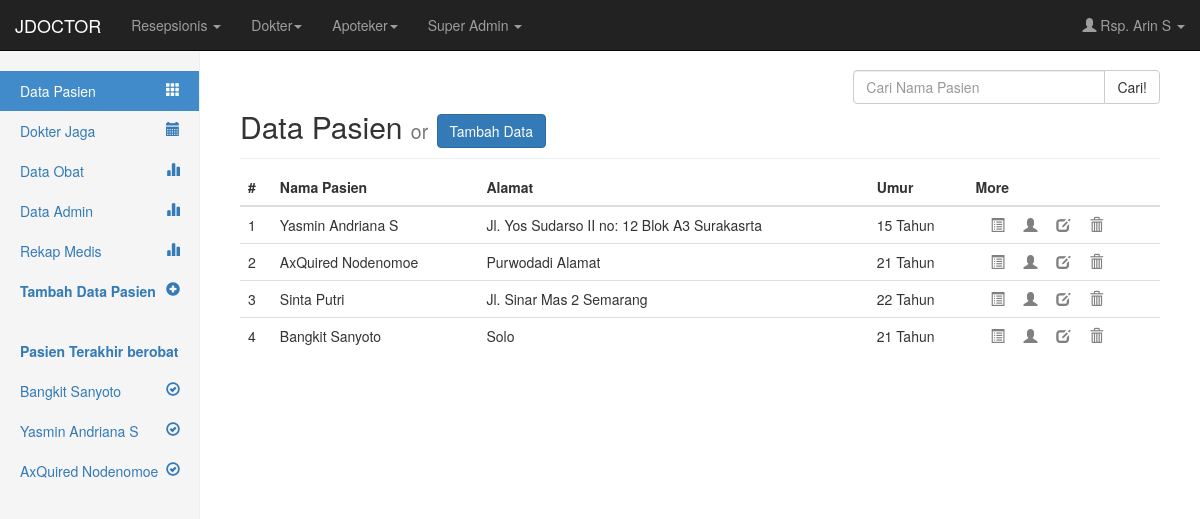
Page /medis/front.php?ur=tampil_pasien (signed in) on the committed database.
### tables this page shows
CREATE TABLE IF NOT EXISTS `pasien` (
  `id_pasien` int(5) NOT NULL,
  `nama_lengkap` varchar(100) NOT NULL,
  `tempat_lahir` varchar(100) NOT NULL,
  `tanggal_lahir` date NOT NULL,
  `jenis_kelamin` varchar(40) NOT NULL,
  `alamat` text NOT NULL,
  `telepon` varchar(15) NOT NULL,
  `pekerjaan` varchar(100) NOT NULL,
  `nama_kk` varchar(50) NOT NULL,
  `tanggal_daftar` date NOT NULL
);

### medis/conn/db.php (called while the page is built, shortened)
<?php
class db
{
	function __construct()
	{
		$this->conn=mysql_connect(hostname,username,password) or die("gagal koneksi");
	}
	function BuatQuery($query)
	{
		$this->result=mysql_query($query,$this->conn);
		return $this->result;
	}
	function BuatArray()
	{
		$this->row=mysql_fetch_array($this->result);
		return $this->row;
	}
}
?>

### medis/data/tampil_pasien.php (the view)
<h2 class="sub-header">Data Pasien <small>or</small> <a href="?ur=tambah_pasien" class="btn btn-primary">Tambah Data</a></h2>
<div class="table-responsive">
<table class="table table-hover">
  <thead>
	<tr>
	  <th>#</th>
	  <th>Nama Pasien</th>
	  <th>Alamat</th>
	  <th>Umur</th>
	  <th>More</th>
	</tr>
  </thead>
  <tbody>
	<?php
		$dataPeserta = new db;
		$num=1;
		$dataPeserta->BuatQuery("SELECT *, YEAR(CURRENT_DATE()) - YEAR(tanggal_lahir) AS Usia FROM pasien");
		while($tampil=$dataPeserta->BuatArray()){
			$umur = $tampil[Usia];
	?>
	<tr>
		  <td><?php echo $num;?></td>
		  <td><?php echo $tampil[nama_lengkap]; ?></td>
		  <td><?php echo $tampil[alamat]; ?></td>
		  <td><?php echo $umur; ?> Tahun</td>
		  <td>
		  	<a href="?ur=tambah_rekap&id_pasien=<?php echo $tampil[id_pasien]; ?>" class="more" title="Tambah Rekap untuk pasien ini"><span class="glyphicon glyphicon-list-alt"></span></a>
			<a href="?ur=tampil_pasien_lengkap&id_pasien=<?php echo $tampil[id_pasien]; ?>" class="more" title="Detail"><span class="glyphicon glyphicon-user"></span></a>
			<a href="?ur=ubah_pasien&edID=<?php echo $tampil[id_pasien]; ?>" class="more" title="Ubah"><span class="glyphicon glyphicon-edit"></span></a>
			<a href="?ur=hapus_pasien__&delID=<?php echo $tampil[id_pasien]; ?>" class="more" onClick="return confirm('Hapus <?php echo $tampil[nama_lengkap]; ?>');" title="Hapus"><span class="glyphicon glyphicon-trash"></span></a>
		  </td>
		</tr>
	<?php
		$num +=1;
		}
	?>
  </tbody>
</table>
</div>

### medis/front.php (shortened to what this page needs)
<?php
	include("conn/db.php");
  if(empty($_SESSION[user]) || empty($_SESSION[passw])){
    header("location: ../login.php");
	} else {
?>
<!DOCTYPE html>
<html lang="en">
<head>
    <link href="../../bs3_dist/css/bootstrap.min.css" rel="stylesheet">
    <link href="dashboard.css" rel="stylesheet">
  </head>
  <body>
	<?php
    include("navbar.php");
	?>
    <div class="container-fluid">
      <div class="row">
        <div class="col-sm-3 col-md-2 sidebar">
          <ul class="nav nav-sidebar">
            <li id="side-overview" class="active"><a href="?ur=tampil_pasien"><i class="pull-right glyphicon glyphicon-th"></i> Data Pasien</a></li>
			<li id="side-dokter"><a href="?ur=tampil_dokter"><i class="pull-right glyphicon glyphicon-calendar"></i>Dokter Jaga</a></li>
			<li id="side-pasien"><a href="?ur=tampil_obat"><i class="pull-right glyphicon glyphicon-stats"></i> Data Obat</a></li>
      <li id="side-admin"><a href="?ur=tampil_admin"><i class="pull-right glyphicon glyphicon-stats"></i> Data Admin</a></li>
      <li id="side-admin"><a href="?ur=tampil_rekap"><i class="pull-right glyphicon glyphicon-stats"></i> Rekap Medis</a></li>
            <li id="side-tambah"><a href="?ur=tambah_pasien"><i class="pull-right glyphicon glyphicon-plus-sign"></i> <strong>Tambah Data Pasien</strong></a></li>
          </ul>
          <ul class="nav nav-sidebar">
            <li><a href="#"><strong>Pasien Terakhir berobat</strong></a></li>
            <?php
              $riwayat = new db;
              $riwayat->BuatQuery("SELECT DISTINCT id_pasien FROM riwayat ORDER BY tanggal_berobat DESC LIMIT 4");
              WHILE($tampil_riwayat=$riwayat->BuatArray()){
                $pasien = new db;
                $pasien->BuatQuery("SELECT * FROM pasien WHERE id_pasien='$tampil_riwayat[id_pasien]'");
                $tampil_pasien = $pasien->BuatArray();
              ?>
                <li><a href="?ur=tampil_pasien_lengkap&id_pasien=<?php echo $tampil_riwayat[id_pasien]; ?>"><span class="pull-right glyphicon glyphicon-ok-circle"></span> <?php echo $tampil_pasien[nama_lengkap]; ?></a></li>
              <?php
                };
              ?>
          </ul>
        </div>
        <div class="col-sm-9 col-sm-offset-3 col-md-10 col-md-offset-2 main">
          <form class="form" method="post" action="?ur=search_result_pasien">
              <div class="input-group col-md-4 pull-right">
                  <input name="cari_pasien" type="text" class="form-control" placeholder="Cari Nama Pasien">
                  <span class="input-group-btn">
                    <button class="btn btn-default" type="submit">Cari!</button>
                  </span>
              </div>
          </form>
          <br>
			<?php
        include ("perijinan.php");
			?>
		</div>
      </div>
    </div>
  </body>
</html>
<?php   };  ?>

### medis/dashboard.css (style rules this page uses)
body { padding:0; padding-top: 50px; background-color:#FFF; margin: 0; }
.sub-header { padding-bottom: 10px; border-bottom: 1px solid #eee; }
.sidebar { display: none; }
a.more { padding-left: 15px; color: grey; font-size: 1em; }
@media (min-width: 768px) { .sidebar { position: fixed; top: 51px; bottom: 0; left: 0; z-index: 1000; display: block; padding: 20px; overflow-x: hidden; overflow-y: auto; background-color: #f5f5f5; border-right: 1px solid #eee; } }
.nav-sidebar { margin-right: -21px; margin-bottom: 20px; margin-left: -20px; }
.nav-sidebar > li > a { padding-right: 20px; padding-left: 20px; }
.nav-sidebar > .active > a { color: #fff; background-color: #428bca; }
.main { padding: 20px; }
@media (min-width: 768px) { .main { padding-right: 40px; padding-left: 40px; } }

### rows in the picture
pasien: nama_lengkap "Bangkit Sanyoto", alamat "Solo", umur "21"
pasien: nama_lengkap "Yasmin Andriana S", alamat "Jl. Yos Sudarso II no: 12 Blok A3 Surakasrta", umur "15"
pasien: nama_lengkap "AxQuired Nodenomoe", alamat "Purwodadi Alamat", umur "21"
pasien: nama_lengkap "Sinta Putri", alamat "Jl. Sinar Mas 2 Semarang", umur "22"

### other values in the picture
$_SESSION[nama] "Rsp. Arin S"
